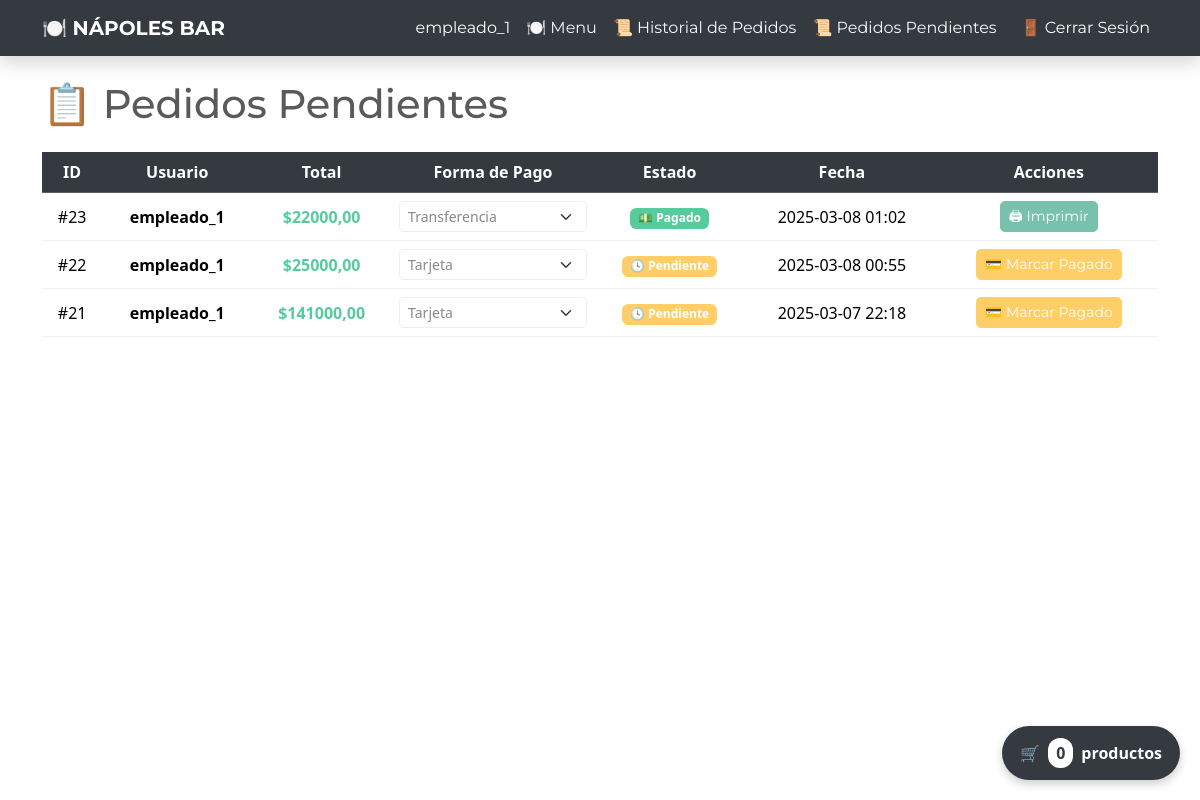
Page /orders/pending/ (signed in) on the committed database.
### inventory/models.py (models this page shows, shortened)
class Order(models.Model):
    user = models.ForeignKey(User, on_delete=models.CASCADE)
    total = models.DecimalField(max_digits=10, decimal_places=2)
    status = models.CharField(
        max_length=20,
        choices=[("Pendiente", "Pendiente"), ("Pagado", "Pagado"), ("Impreso", "Impreso")],
        default="Pendiente"
    )
    payment_method = models.CharField(
        max_length=50,
        choices=[("Efectivo", "Efectivo"), ("Tarjeta", "Tarjeta"), ("Transferencia", "Transferencia")],
        default="Efectivo"
    )
    created_at = models.DateTimeField(auto_now_add=True)
    items = models.ManyToManyField(InventoryItem, through="OrderItem")

### inventory/views.py (the view, shortened to what this page needs)
# urls.py: path('orders/pending/', PendingOrdersView.as_view(), name='pending-orders'),
class PendingOrdersView(LoginRequiredMixin, View):
    def get(self, request):
        orders = Order.objects.filter(status__in=["Pendiente", "Pagado"]).order_by("-created_at")
        return render(request, "inventory/pending_orders.html", {"orders": orders})

### inventory/templates/inventory/pending_orders.html (shortened to what this page needs)
{% extends 'inventory/base.html' %}
{% block content %}
<h1 class="mb-4">📋 Pedidos Pendientes</h1>
{% if orders %}
<table class="table table-hover text-center align-middle">
    <thead class="table-dark text-white">
        <tr>
            <th>ID</th>
            <th>Usuario</th>
            <th>Total</th>
            <th>Forma de Pago</th>
            <th>Estado</th>
            <th>Fecha</th>
            <th>Acciones</th>
        </tr>
    </thead>
    <tbody>
        {% for order in orders %}
        <tr id="order-row-{{ order.id }}">
            <td>#{{ order.id }}</td>
            <td><strong>{{ order.user.username }}</strong></td>
            <td class="text-success fw-bold">${{ order.total }}</td>
            <td>
                <select class="form-select form-select-sm change-payment" data-id="{{ order.id }}">
                    <option value="Tarjeta" {% if order.payment_method == "Tarjeta" %}selected{% endif %}>Tarjeta</option>
                    <option value="Transferencia" {% if order.payment_method == "Transferencia" %}selected{% endif %}>Transferencia</option>
                </select>
            </td>
            <td id="status-{{ order.id }}">
                {% if order.status == "Pendiente" %}
                    <span class="badge bg-warning">🕓 Pendiente</span>
                {% elif order.status == "Pagado" %}
                    <span class="badge bg-success">💵 Pagado</span>
                {% elif order.status == "Impreso" %}
                    <span class="badge bg-primary">🖨️ Impreso</span>
                {% endif %}
            </td>
            <td>{{ order.created_at|date:"Y-m-d H:i" }}</td>
            <td>
                <form method="post" action="{% url 'pending-orders' order.id %}">
                    {% if order.status == "Pendiente" %}
                        <button class="btn btn-warning btn-sm" name="action" value="mark_paid">💳 Marcar Pagado</button>
                    {% endif %}
                </form>
                {% if order.status == "Pagado" %}
                    <button class="btn btn-primary btn-sm print-order" data-id="{{ order.id }}">🖨 Imprimir</button>
                {% endif %}
            </td>
        </tr>
        {% endfor %}
    </tbody>
</table>
{% else %}
<p class="alert alert-warning">⚠️ No hay pedidos pendientes en este momento.</p>
{% endif %}
{% endblock %}

### inventory/templates/inventory/navigation.html (shortened to what this page needs)
<nav class="navbar navbar-expand-lg navbar-dark bg-dark shadow">
    <div class="container">
        <a class="navbar-brand fw-bold" href="{% url 'index' %}">🍽️ NÁPOLES BAR</a>
        <div class="collapse navbar-collapse justify-content-end" id="navbarNav">
            <ul class="navbar-nav">
                {% if user.is_authenticated %}
                    <li class="nav-item">
                        <a class="nav-link text-white" href="#">{{ user.username }}</a>
                    </li>
                    <li class="nav-item">
                        <a class="nav-link btn btn-sm btn-outline-light btn-light" href="{% url 'dashboard' %}"> 🍽️ Menu</a>
                    </li>
					<li class="nav-item">
                        <a class="nav-link btn btn-sm btn-outline-light btn-light" href="{% url 'order-history' %}">📜 Historial de Pedidos</a>
                    </li>
                    <li class="nav-item">
                        <a class="nav-link btn btn-sm btn-outline-light btn-light" href="{% url 'pending-orders' %}">📜 Pedidos Pendientes</a>
                    </li>
                    <li class="nav-item">
                        <a class="nav-link btn btn-sm btn-danger ms-2" href="{% url 'logout' %}">🚪 Cerrar Sesión</a>
                    </li>
                {% endif %}
            </ul>
        </div>
    </div>
</nav>

### rows in the picture
Order: id "23", user.username "empleado_1", total "22000,00", payment_method+id "Transferencia", status "💵 Pagado", created_at "2025-03-08 01:02"
Order: id "22", user.username "empleado_1", total "25000,00", payment_method+id "Tarjeta", status "🕓 Pendiente", created_at "2025-03-08 00:55"
Order: id "21", user.username "empleado_1", total "141000,00", payment_method+id "Tarjeta", status "🕓 Pendiente", created_at "2025-03-07 22:18"

### other values in the picture
{{ user.username }} "empleado_1"
